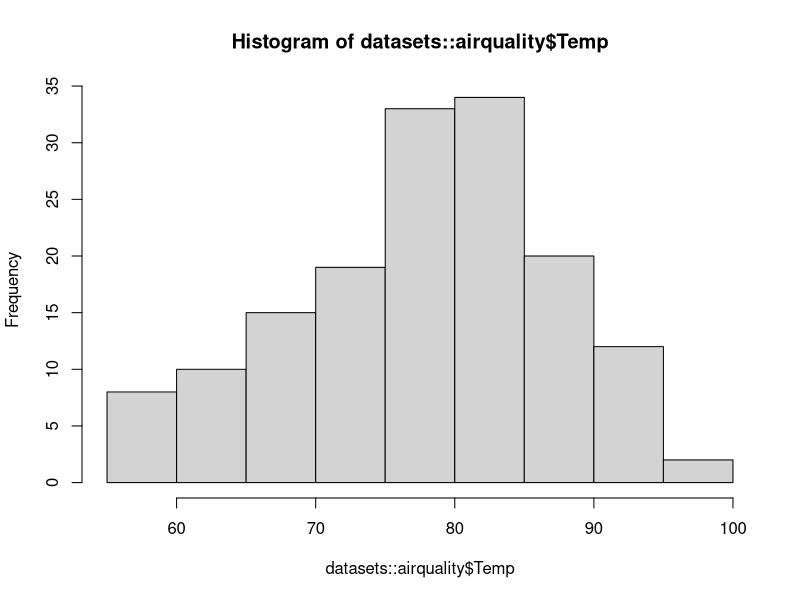
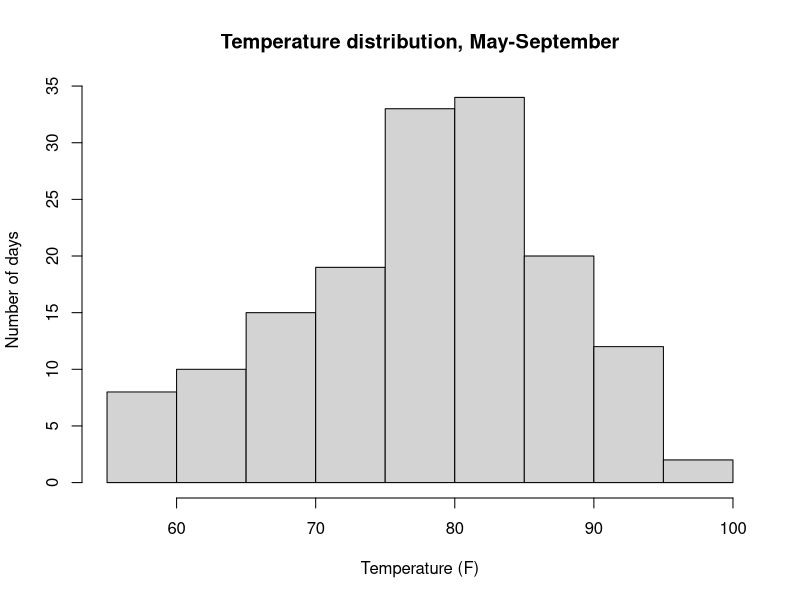
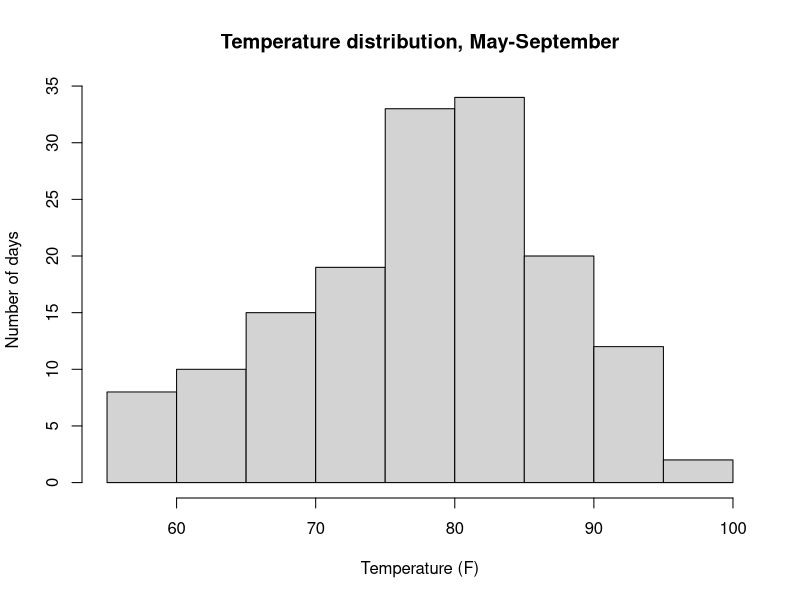
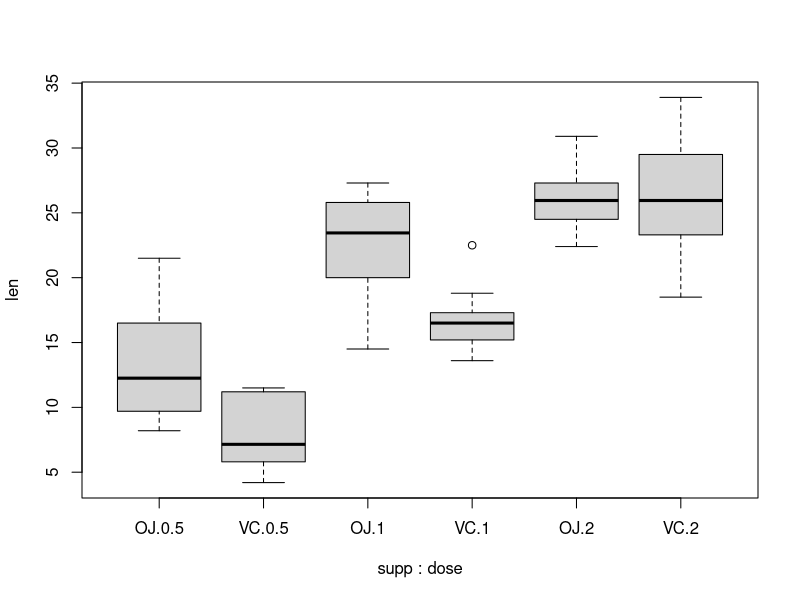

These figures' R source, in order: (Note: this script raises an error after producing the figures.)
## ---- chunk 1
datasets::airquality
hist(datasets::airquality$Temp)
## ---- chunk 2
hist(
  datasets::airquality$Temp,
  main = "Temperature distribution, May-September",
  xlab = "Temperature (F)",
  ylab = "Number of days"
)
## ---- chunk 3
pdf(
  file.path("..", "figures", "temperature_hist_baseR.pdf")
)
hist(
  datasets::airquality$Temp,
  main = "Temperature distribution, May-September",
  xlab = "Temperature (F)",
  ylab = "Number of days"
)
dev.off

## ---- chunk 4
as.formula("y ~ x1 + x2") # example
boxplot(len ~ supp + dose, data = datasets::ToothGrowth)
## ---- chunk 5
datasets::airquality %>%
  ggplot() +
  aes(x = Temp) +
  geom_histogram()
## ---- chunk 6
p <- datasets::airquality %>%
  ggplot() +
  aes(x = Temp) +
  geom_histogram(binwidth = 5) +
  labs(
    x = "Temperature (F)",
    y = "Number of days",
    title = "Temperature between May and September"
  )
## ---- chunk 7
ggsave(
  file.path("..", "figures", "temperature_histogram_ggplot.pdf"),
  p
)
## ---- chunk 8
datasets::ToothGrowth %>%
  mutate(xlabel = paste0(supp, "_", dose)) %>%
  ggplot() +
  aes(y = len, xlabel) +
  geom_boxplot()

## ---- chunk 9
datasets::Orange %>%
  ggplot() +
  aes(x = age, y = circumference, color = Tree) +
  geom_line()
## ---- chunk 10
datasets::Orange %>%
  ggplot() +
  aes(x = age, y = circumference, color = Tree) +
  geom_line() +
  scale_color_manual(
    values = c("darkgreen", "orangered", "purple", "blue", "turquoise4")
  )
## ---- chunk 11
datasets::Orange %>%
  ggplot() +
  aes(x = age, y = circumference, color = Tree) +
  geom_line() +
  scale_color_manual(
    values = c("darkgreen", "orangered", "purple", "blue", "turquoise4")
  ) +
  scale_y_log10()

## ---- chunk 12
p <- datasets::Orange %>%
  ggplot() +
  aes(x = age, y = circumference, color = Tree) +
  geom_line() +
  scale_color_manual(
    values = c("darkgreen", "orangered", "purple", "blue", "turquoise4")
  )

ggsave(
  file.path("..", "figures", "orange_tree_growth.pdf"),
  p
)
## ---- chunk 13
# boxplots are defined for categorical data, so we need to turn dose (numeric)
# into a categorical variable. 
p <- datasets::ToothGrowth %>%
  ggplot() +
  aes(x = factor(dose), y = len) +  
  facet_wrap(~supp) +
  geom_boxplot()
p
## ---- chunk 14
p2 <- p +
  labs(
    x = "Dose (mg)",
    y = "Tooth length"
  ) +
  theme_minimal() +
  theme(
    panel.grid.major.x = element_blank(),
    panel.grid.minor.x = element_blank(),
    axis.text = element_text(size = 12)
  )
p2
## ---- chunk 15
ggsave(
  file.path("..", "figures", "tooth_length_boxplot.pdf"),
  p2
)
